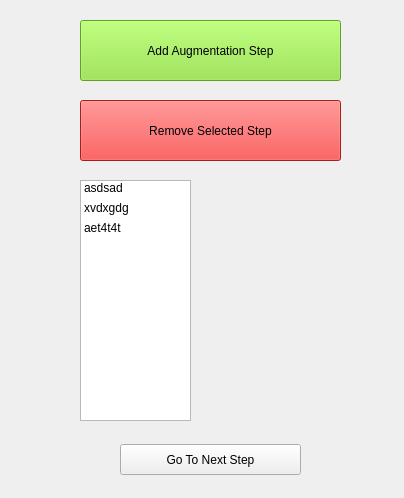
<?xml version="1.0" encoding="UTF-8"?>
<ui version="4.0">
 <class>add_augmentation</class>
 <widget class="QWidget" name="add_augmentation">
  <property name="geometry">
   <rect>
    <x>0</x>
    <y>0</y>
    <width>404</width>
    <height>498</height>
   </rect>
  </property>
  <property name="windowTitle">
   <string>Select Augmentation Methods</string>
  </property>
  <widget class="QListWidget" name="listWidget_aug">
   <property name="geometry">
    <rect>
     <x>80</x>
     <y>180</y>
     <width>111</width>
     <height>241</height>
    </rect>
   </property>
   <property name="lineWidth">
    <number>1</number>
   </property>
   <property name="sizeAdjustPolicy">
    <enum>QAbstractScrollArea::AdjustIgnored</enum>
   </property>
   <property name="selectionBehavior">
    <enum>QAbstractItemView::SelectRows</enum>
   </property>
   <property name="layoutMode">
    <enum>QListView::SinglePass</enum>
   </property>
   <property name="spacing">
    <number>0</number>
   </property>
   <property name="gridSize">
    <size>
     <width>20</width>
     <height>20</height>
    </size>
   </property>
   <property name="uniformItemSizes">
    <bool>false</bool>
   </property>
   <item>
    <property name="text">
     <string>asdsad</string>
    </property>
    <property name="textAlignment">
     <set>AlignLeading|AlignVCenter</set>
    </property>
   </item>
   <item>
    <property name="text">
     <string>xvdxgdg</string>
    </property>
   </item>
   <item>
    <property name="text">
     <string>aet4t4t</string>
    </property>
   </item>
  </widget>
  <widget class="QPushButton" name="pushButton_addaug">
   <property name="geometry">
    <rect>
     <x>80</x>
     <y>20</y>
     <width>261</width>
     <height>61</height>
    </rect>
   </property>
   <property name="styleSheet">
    <string notr="true">background-color: rgb(138, 226, 52);</string>
   </property>
   <property name="text">
    <string>Add Augmentation Step</string>
   </property>
  </widget>
  <widget class="QPushButton" name="pushButton_removeaug">
   <property name="geometry">
    <rect>
     <x>80</x>
     <y>100</y>
     <width>261</width>
     <height>61</height>
    </rect>
   </property>
   <property name="styleSheet">
    <string notr="true">background-color: rgb(239, 41, 41);</string>
   </property>
   <property name="text">
    <string>Remove Selected Step</string>
   </property>
  </widget>
  <widget class="QPushButton" name="pushButton_next">
   <property name="geometry">
    <rect>
     <x>120</x>
     <y>444</y>
     <width>181</width>
     <height>31</height>
    </rect>
   </property>
   <property name="text">
    <string>Go To Next Step</string>
   </property>
  </widget>
 </widget>
 <resources/>
 <connections/>
</ui>
